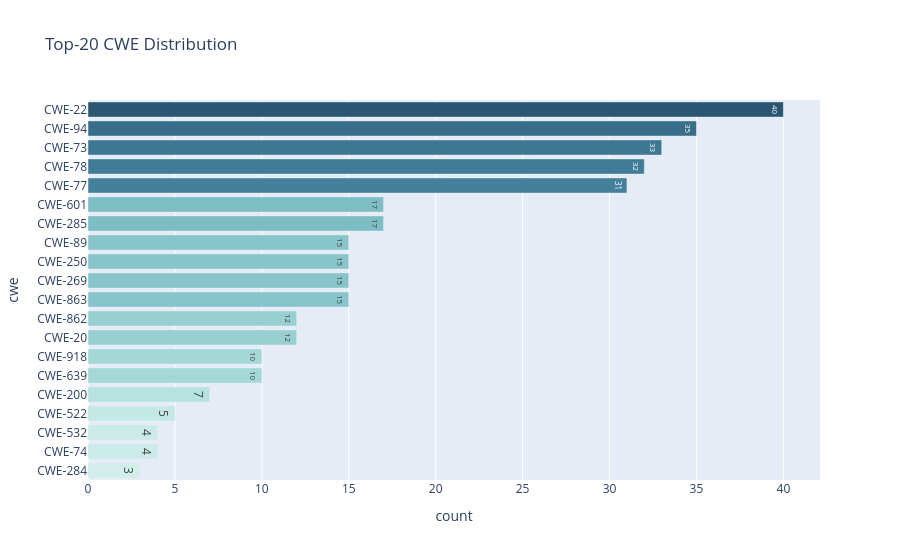

Here is the notebook cell this chart was saved with:
### Code cell
# ── Bar chart: Top-20 CWE distribution ────────────────────────────────────────
cwe_counts = df_exp["cwe"].value_counts().head(20).reset_index()
cwe_counts.columns = ["cwe", "count"]

fig = px.bar(
    cwe_counts, x="count", y="cwe",
    orientation="h",
    title="Top-20 CWE Distribution",
    color="count",
    color_continuous_scale="Teal",
    text="count",
)
fig.update_layout(yaxis={"autorange": "reversed"}, coloraxis_showscale=False)
fig.show()

### Figure 1 — Plotly figure (JSON) as saved in the notebook; plotly's stock layout.template omitted (floating-point values rounded to 4 significant figures)
{"data": [{"hovertemplate": "count=%{marker.color}<br>cwe=%{y}<extra></extra>", "legendgroup": "", "marker": {"color": [40, 35, 33, 32, 31, 17, 17, 15, 15, 15, 15, 12, 12, 10, 10, 7, 5, 4, 4, 3], "coloraxis": "coloraxis", "pattern": {"shape": ""}}, "name": "", "orientation": "h", "showlegend": false, "text": [40.0, 35.0, 33.0, 32.0, 31.0, 17.0, 17.0, 15.0, 15.0, 15.0, 15.0, 12.0, 12.0, 10.0, 10.0, 7.0, 5.0, 4.0, 4.0, 3.0], "textposition": "auto", "type": "bar", "x": [40, 35, 33, 32, 31, 17, 17, 15, 15, 15, 15, 12, 12, 10, 10, 7, 5, 4, 4, 3], "xaxis": "x", "y": ["CWE-22", "CWE-94", "CWE-73", "CWE-78", "CWE-77", "CWE-601", "CWE-285", "CWE-89", "CWE-250", "CWE-269", "CWE-863", "CWE-862", "CWE-20", "CWE-918", "CWE-639", "CWE-200", "CWE-522", "CWE-532", "CWE-74", "CWE-284"], "yaxis": "y"}], "layout": {"barmode": "relative", "coloraxis": {"autocolorscale": false, "colorbar": {"title": {"text": "count"}}, "colorscale": [[0, "rgb(209, 238, 234)"], [0.1667, "rgb(168, 219, 217)"], [0.3333, "rgb(133, 196, 201)"], [0.5, "rgb(104, 171, 184)"], [0.6667, "rgb(79, 144, 166)"], [0.8333, "rgb(59, 115, 143)"], [1, "rgb(42, 86, 116)"]], "showscale": false}, "legend": {"tracegroupgap": 0}, "title": {"text": "Top-20 CWE Distribution"}, "xaxis": {"anchor": "y", "domain": [0, 1], "title": {"text": "count"}}, "yaxis": {"anchor": "x", "autorange": "reversed", "domain": [0, 1], "title": {"text": "cwe"}}}}
